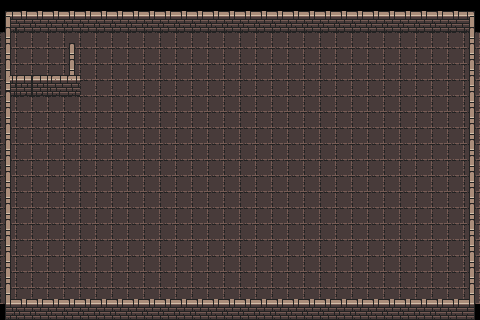

This game map was drawn from its Tiled (.tmx) file and the tilesets committed beside it. A one-line description and the full map source follow:
An orthogonal 30x20 tile map with 16x16 px tiles, 2 tile layers (floor, walls), 3 tilesets.

<map version="1.10" tiledversion="1.10.2" orientation="orthogonal" renderorder="right-down" width="30" height="20" tilewidth="16" tileheight="16" infinite="0" nextlayerid="3" nextobjectid="1">
 <tileset firstgid="1" source="./0x72_DungeonTilesetII_v1.7.tsx" />
 <tileset firstgid="1025" source="./atlas_walls_low-16x16.tsx" />
 <tileset firstgid="1073" source="./atlas_walls_high-16x32.tsx" />
 <layer id="1" name="floor" width="30" height="20">
  <data encoding="csv">
0,0,0,0,0,0,0,0,0,0,0,0,0,0,0,0,0,0,0,0,0,0,0,0,0,0,0,0,0,0,
0,0,0,0,0,0,0,0,0,0,0,0,0,0,0,0,0,0,0,0,0,0,0,0,0,0,0,0,0,0,
130,130,130,130,130,130,130,130,130,130,130,130,130,130,130,130,130,130,130,130,130,130,130,130,130,130,130,130,130,130,
130,130,130,130,130,130,130,130,130,130,130,130,130,130,130,130,130,130,130,130,130,130,130,130,130,130,130,130,130,130,
130,130,130,130,130,130,130,130,130,130,130,130,130,130,130,130,130,130,130,130,130,130,130,130,130,130,130,130,130,130,
130,130,130,130,130,130,130,130,130,130,130,130,130,130,130,130,130,130,130,130,130,130,130,130,130,130,130,130,130,130,
130,130,130,130,130,130,130,130,130,130,130,130,130,130,130,130,130,130,130,130,130,130,130,130,130,130,130,130,130,130,
130,130,130,130,130,130,130,130,130,130,130,130,130,130,130,130,130,130,130,130,130,130,130,130,130,130,130,130,130,130,
130,130,130,130,130,130,130,130,130,130,130,130,130,130,130,130,130,130,130,130,130,130,130,130,130,130,130,130,130,130,
130,130,130,130,130,130,130,130,130,130,130,130,130,130,130,130,130,130,130,130,130,130,130,130,130,130,130,130,130,130,
130,130,130,130,130,130,130,130,130,130,130,130,130,130,130,130,130,130,130,130,130,130,130,130,130,130,130,130,130,130,
130,130,130,130,130,130,130,130,130,130,130,130,130,130,130,130,130,130,130,130,130,130,130,130,130,130,130,130,130,130,
130,130,130,130,130,130,130,130,130,130,130,130,130,130,130,130,130,130,130,130,130,130,130,130,130,130,130,130,130,130,
130,130,130,130,130,130,130,130,130,130,130,130,130,130,130,130,130,130,130,130,130,130,130,130,130,130,130,130,130,130,
130,130,130,130,130,130,130,130,130,130,130,130,130,130,130,130,130,130,130,130,130,130,130,130,130,130,130,130,130,130,
130,130,130,130,130,130,130,130,130,130,130,130,130,130,130,130,130,130,130,130,130,130,130,130,130,130,130,130,130,130,
130,130,130,130,130,130,130,130,130,130,130,130,130,130,130,130,130,130,130,130,130,130,130,130,130,130,130,130,130,130,
130,130,130,130,130,130,130,130,130,130,130,130,130,130,130,130,130,130,130,130,130,130,130,130,130,130,130,130,130,130,
130,130,130,130,130,130,130,130,130,130,130,130,130,130,130,130,130,130,130,130,130,130,130,130,130,130,130,130,130,130,
0,0,0,0,0,0,0,0,0,0,0,0,0,0,0,0,0,0,0,0,0,0,0,0,0,0,0,0,0,0
</data>
 </layer>
 <layer id="2" name="walls" width="30" height="20">
  <data encoding="csv">
0,0,0,0,0,0,0,0,0,0,0,0,0,0,0,0,0,0,0,0,0,0,0,0,0,0,0,0,0,0,
1074,1150,1150,1150,1150,1150,1150,1150,1150,1150,1150,1150,1150,1150,1150,1150,1150,1150,1150,1150,1150,1150,1150,1150,1150,1150,1150,1150,1150,1076,
1073,0,0,0,0,0,0,0,0,0,0,0,0,0,0,0,0,0,0,0,0,0,0,0,0,0,0,0,0,1073,
1073,0,0,0,1073,0,0,0,0,0,0,0,0,0,0,0,0,0,0,0,0,0,0,0,0,0,0,0,0,1073,
1073,0,0,0,1073,0,0,0,0,0,0,0,0,0,0,0,0,0,0,0,0,0,0,0,0,0,0,0,0,1073,
1098,1145,1145,1147,1147,0,0,0,0,0,0,0,0,0,0,0,0,0,0,0,0,0,0,0,0,0,0,0,0,1073,
1073,0,0,0,0,0,0,0,0,0,0,0,0,0,0,0,0,0,0,0,0,0,0,0,0,0,0,0,0,1073,
1073,0,0,0,0,0,0,0,0,0,0,0,0,0,0,0,0,0,0,0,0,0,0,0,0,0,0,0,0,1073,
1073,0,0,0,0,0,0,0,0,0,0,0,0,0,0,0,0,0,0,0,0,0,0,0,0,0,0,0,0,1073,
1073,0,0,0,0,0,0,0,0,0,0,0,0,0,0,0,0,0,0,0,0,0,0,0,0,0,0,0,0,1073,
1073,0,0,0,0,0,0,0,0,0,0,0,0,0,0,0,0,0,0,0,0,0,0,0,0,0,0,0,0,1073,
1073,0,0,0,0,0,0,0,0,0,0,0,0,0,0,0,0,0,0,0,0,0,0,0,0,0,0,0,0,1073,
1073,0,0,0,0,0,0,0,0,0,0,0,0,0,0,0,0,0,0,0,0,0,0,0,0,0,0,0,0,1073,
1073,0,0,0,0,0,0,0,0,0,0,0,0,0,0,0,0,0,0,0,0,0,0,0,0,0,0,0,0,1073,
1073,0,0,0,0,0,0,0,0,0,0,0,0,0,0,0,0,0,0,0,0,0,0,0,0,0,0,0,0,1073,
1073,0,0,0,0,0,0,0,0,0,0,0,0,0,0,0,0,0,0,0,0,0,0,0,0,0,0,0,0,1073,
1073,0,0,0,0,0,0,0,0,0,0,0,0,0,0,0,0,0,0,0,0,0,0,0,0,0,0,0,0,1073,
1073,0,0,0,0,0,0,0,0,0,0,0,0,0,0,0,0,0,0,0,0,0,0,0,0,0,0,0,0,1073,
1073,0,0,0,0,0,0,0,0,0,0,0,0,0,0,0,0,0,0,0,0,0,0,0,0,0,0,0,0,1073,
1122,1150,1150,1150,1150,1150,1150,1150,1150,1150,1150,1150,1150,1150,1150,1150,1150,1150,1150,1150,1150,1150,1150,1150,1150,1150,1150,1150,1150,1124
</data>
 </layer>
</map>
